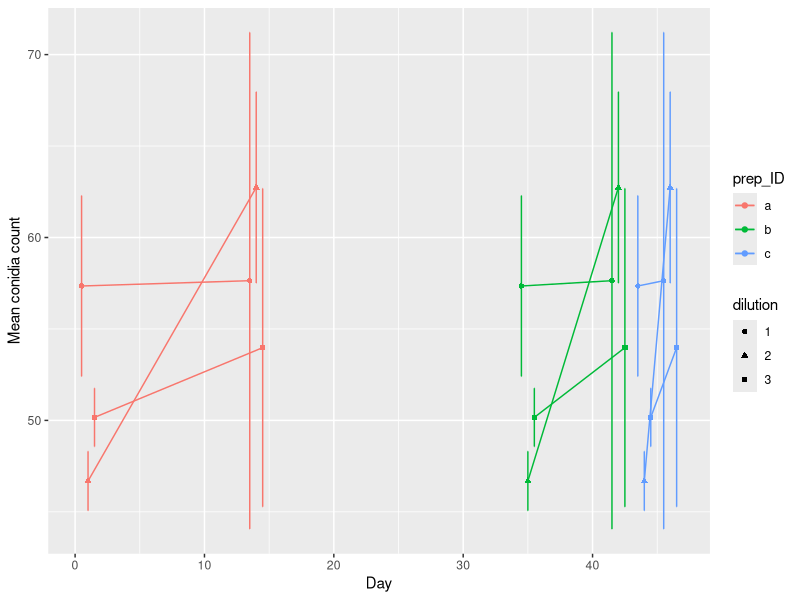

Write R code to recreate this figure.
## ---- chunk 1
knitr::opts_chunk$set(echo = TRUE)
## ---- chunk 2
library(tidyverse)
## ---- chunk 3
#imagining 3 different sample IDs, 
#3 plate reps of each dilution
#3 dilutions
#2 different time points, and the sample IDs start at different times

conidia <- data.frame(prep_ID = rep(letters[1:3], each = 18),
           day_from_1 = rep(c(1,14,35,42,44,46), each = 9),
           dilution = as.factor(rep(rep(c(1,2,3), each=3), 6)),
           plate_rep = rep(c(1,2,3), 18),
           counts = rnorm(18, mean = 50, sd = 8)
)
#made a dilution a factor so it could modify plotting point shape

head(conidia, n=12)         
## ---- chunk 4
#changing this to the format closer to how the data is being collected
conidia_wide <- conidia %>% pivot_wider(names_from = dilution, values_from = counts)

#NOTE - she would read the actual experimental data in here
#conidia_wide <- read_csv("file_name.csv")

#showing how to get to the format for the ggplot code below
#ie collapsing dilution into one column, elongating dataframe
conidia_long <- conidia_wide %>% pivot_longer(cols=c(`1`, `2`, `3`), names_to = "dilution", values_to = "counts")

## ---- chunk 5
#add some jitter to ensure points don't overlap
pd <- position_dodge(1.5)

#calculate mean, sd and then plot
conidia_long %>%
  group_by(prep_ID, dilution, day_from_1) %>%
  summarise(mean = mean(counts),
            sd = sd(counts)) %>%
  ggplot(aes(x = day_from_1, y = mean, 
             col = prep_ID, pch = dilution))+
  geom_errorbar(aes(ymin = mean-sd, ymax = mean + sd), 
                width=.1, position = pd)+
  geom_point(position = pd)+
  geom_line(position = pd, aes(group = interaction (prep_ID, dilution)))+
  labs(x="Day", y="Mean conidia count")
